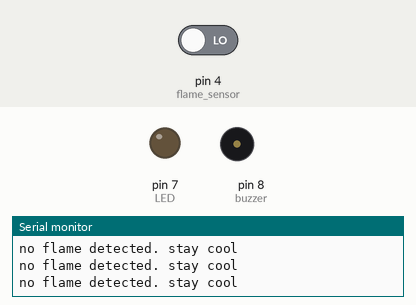
Recording of a sketch running on a simulated Arduino Uno, built with avr-gcc and run on an emulated ATmega328P. Shown: output pins drawn as LEDs (lit = HIGH), buzzer (waves = sounding, pin HIGH), the last lines printed to the serial monitor. The inputs (shaded band) are chosen by the test bench; at power-on: pin 4 (flame_sensor) LOW.

Above: at 2.8 s.
2.9 s: pin 4 (flame_sensor) driven HIGH
At 3.4 s:
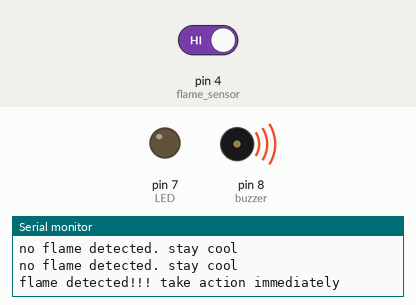
6.9 s: pin 4 (flame_sensor) driven LOW
At 7.46 s:
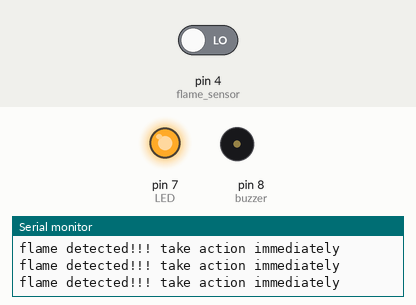
Timing chart, 0 to 9.9 s (numbered marks = the images above; inputs shaded):
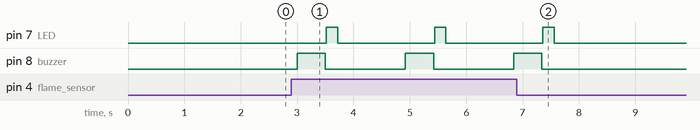

The sketch:

flamedetector.ino
```cpp
int buzzer=8;
int LED=7;
int flame_sensor=4;
int flame_detected;
void setup() {
  // put your setup code here, to run once:
  Serial.begin(9600);
  pinMode(buzzer,OUTPUT);
  pinMode(LED,OUTPUT);
  pinMode(flame_sensor,INPUT);

}

void loop() {
  flame_detected=digitalRead(flame_sensor);
  if(flame_detected==1)
  {
    Serial.println("flame detected!!! take action immediately");
    digitalWrite(buzzer,HIGH);
    delay(500);
    digitalWrite(buzzer,LOW);
    delay(20);
    digitalWrite(LED,HIGH);
    delay(200);
    digitalWrite(LED,LOW);
    delay(200);
  }
  else
  {
    Serial.println("no flame detected. stay cool");
    digitalWrite(buzzer,LOW);
    digitalWrite(LED,LOW);
  }
  delay(1000);
  // put your main code here, to run repeatedly:

}
```

Measured:
- after the input at 2.9 s, pin 7 (LED): alternates HIGH for 0.20 s and LOW for 1.7 s, starting after 0.62 s; pin 8 (buzzer): alternates HIGH for 0.50 s and LOW for 1.4 s, starting after 0.10 s
- after the input at 6.9 s, pin 7 (LED): goes on until 7.6 s, then stays LOW; pin 8 (buzzer): goes on until 7.3 s, then stays LOW
